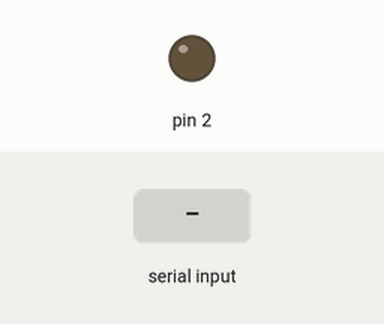
This sketch was run on a simulated Arduino Uno, built with avr-gcc and run on an emulated ATmega328P. On the bench: output pins drawn as LEDs (lit = HIGH). The inputs (shaded band) are chosen by the test bench.

Above: at 1.2 s.
1.3 s: "F" received over Serial
At 2.0 s:
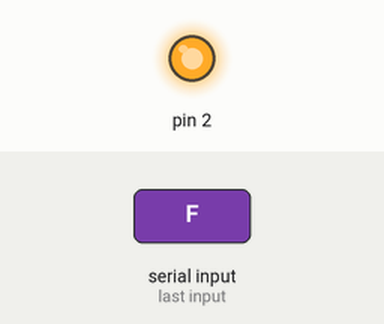
2.8 s: "B" received over Serial
At 3.2 s:
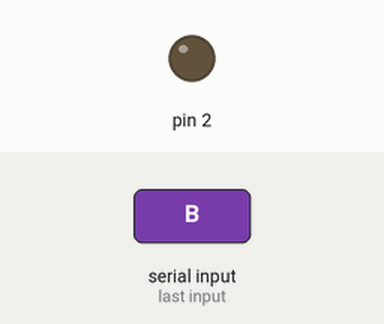
Timing chart, 0 to 5.8 s (numbered marks = the images above; inputs shaded):
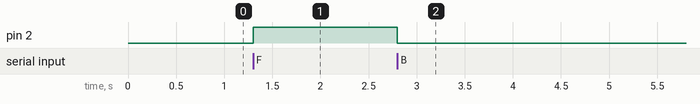

Measured:
- after the input at 1.3 s, pin 2: LOW → HIGH at once
- after the input at 2.8 s, pin 2: HIGH → LOW at once

The sketch:

room_lighting.ino
```cpp
int state;
void setup() {
pinMode(2, OUTPUT);
Serial.begin(9600);
}

void loop() {
 if(Serial.available() > 0){
      state = Serial.read();
 }
if (state == 'F') {

      digitalWrite(2, HIGH);
    }
else if (state == 'B') {
      digitalWrite(2, LOW);

    }
 }
```
